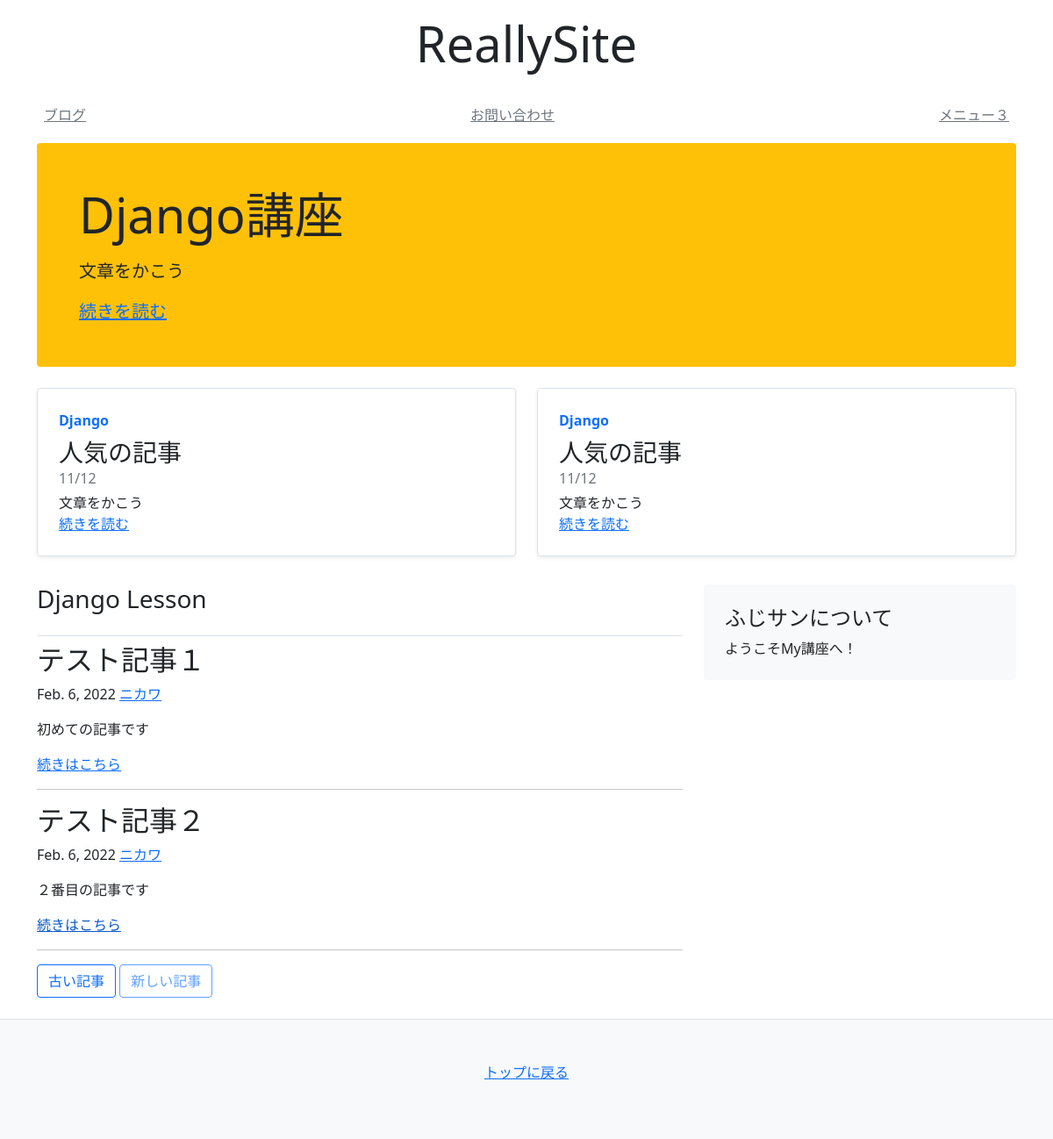
Before: / with the older database file.
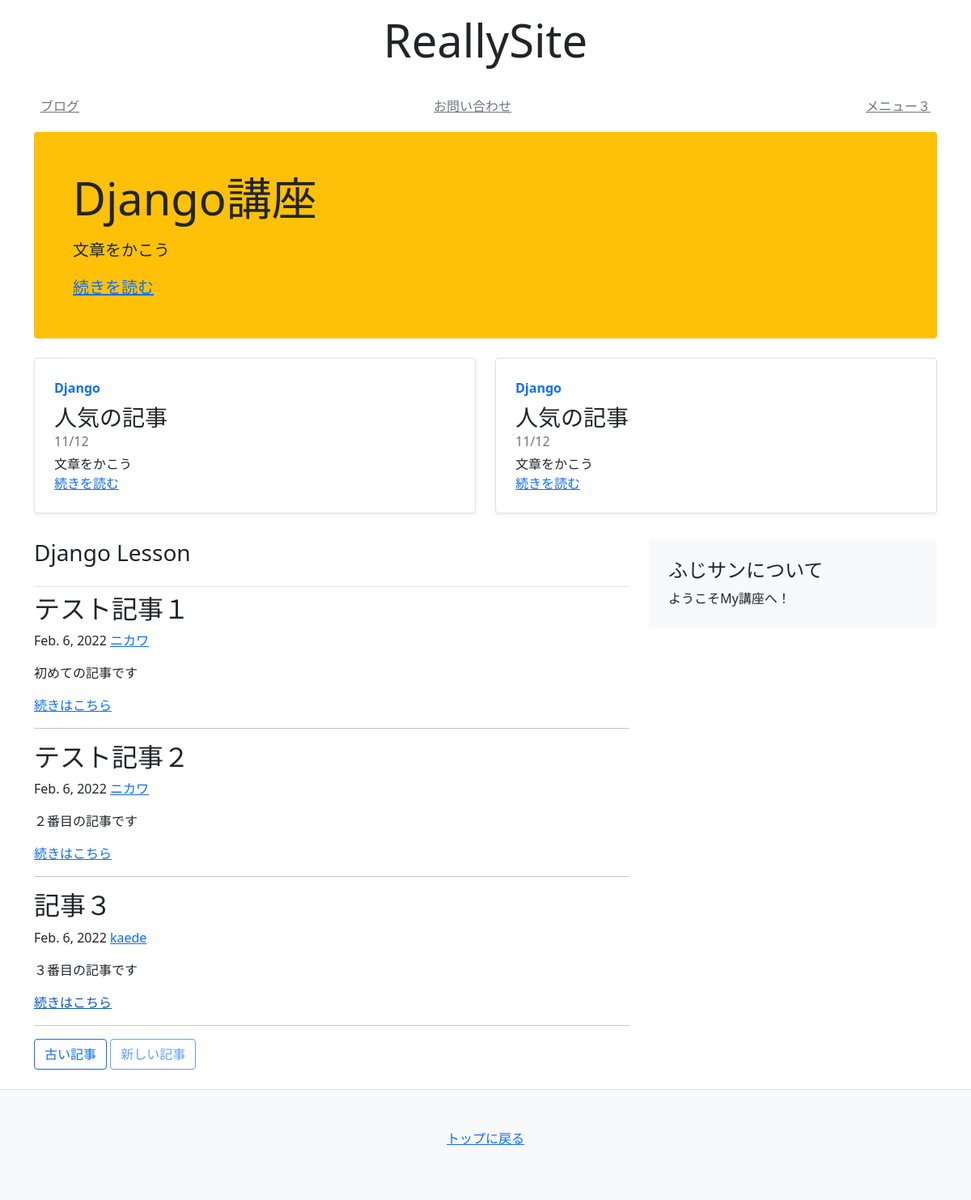
After: the same page with the newer database file.
### blog/models.py (models this page shows)
class Article(models.Model):
    title = models.CharField(default="", max_length=30)
    text = models.TextField(default="",)
    author = models.CharField(default="", max_length=30)
    created_at = models.DateField(auto_now_add=True) #作成時に日付を自動で入力
    updated_at = models.DateField(auto_now=True) #変更時に変わっていく日付

### mysite/views.py (the view)
# urls.py: path('', views.index), #blogの中のindex
def index(request):
    objs = Article.objects.all()
    context = {
      'title': 'タイトル',
      'articles': objs,
    }
    return render(request, 'mysite/index.html', context)

### templates/mysite/index.html
{% extends 'mysite/base.html' %}
{% block content %}
<div class="container">
    <div class="p-4 p-md-5 mb-4 rounded bg-warning">
        <div class="col-md-6 px-0">
            <h1 class="display-4 font-italic">Django講座</h1>
            <p class="lead my-3">文章をかこう</p>
            <p class="lead mb-0">
                <a href="#" class="font-weight-bold">続きを読む</a>
            </p>
        </div>
    </div>
    <div class="row mb-2">
        <div class="col-md-6">
            <div class="row g-0 border rounded overflow-hidden flex-md-row
            mb-4 shadow-sm h-md-250 position-relative">
                <div class="col p-4 d-flex flex-column position-static">
                    <strong class="d-inline-block mb-2 text-primary">Django</strong>
                    <h3 class="mb-0">人気の記事</h3>
                    <div class="mb-1 text-muted">11/12</div>
                    <p class="card-text mb-auto">文章をかこう</p>
                    <a href="#" class="stretched-link">続きを読む</a>
                </div>
            </div>
        </div>
        <div class="col-md-6">
            <div class="row g-0 border rounded overflow-hidden flex-md-row
            mb-4 shadow-sm h-md-250 position-relative">
                <div class="col p-4 d-flex flex-column position-static">
                    <strong class="d-inline-block mb-2 text-primary">Django</strong>
                    <h3 class="mb-0">人気の記事</h3>
                    <div class="mb-1 text-muted">11/12</div>
                    <p class="card-text mb-auto">文章をかこう</p>
                    <a href="#" class="stretched-link">続きを読む</a>
                </div>
            </div>
        </div>
    </div>
</div>
<main class="container">
    <div class="row">
        <div class="col-md-8">
            <h3 class="pb-4 font-italic border-bottom">
                Django Lesson
            </h3>
            {% for obj in articles %}
            <div class="blog-post">
                <h2 class="blog-post-title">{{ obj.title }}</h2>
                <p class="blog-post-meta">{{ obj.created_at }}
                    <a href="#">{{ obj.author }}</a>
                </p>
                <p>{{ obj.text }}</p>
                <a href="/blog/{{obj.id}}" class="stretched-link">続きはこちら</a>
            </div>
            <hr>
            {% endfor %}
            <nav class="blog-pagination">
                <a class="btn btn-outline-primary" href="#">古い記事</a>
                <a class="btn btn-outline-primary disabled" href="#">新しい記事</a>
            </nav>
        </div>
        <aside class="col-md-4">
            <div class="p-4 mb-3 bg-light rounded">
                <h4 class="font-italic">
                    ふじサンについて
                </h4>
                <p class="mb-0">ようこそMy講座へ！</p>
            </div>
        </aside>
    </div>
</main>
{% endblock %}

### templates/mysite/base.html (shortened to what this page needs)
<!doctype html>
<html lang="ja">
<head>
    <link rel="stylesheet" href="https://stackpath.bootstrapcdn.com/bootstrap/5.0.0-alpha1/css/bootstrap.min.css"
>
</head>
<body>
    {% include 'mysite/snippets/header.html' %}
    {% block content %}
    {% endblock %}
    {% include 'mysite/snippets/footer.html' %}
</body>
</html>

### templates/mysite/snippets/header.html
    <div class="container">
      <header class="py-3">
        <div class="row flex-nowrap justify-content-center align-item-center">
            <div class="col-4 text-center">
                <h1 class="display-4 font-italic">ReallySite</h1>
            </div>
        </div>
      </header>
      <div class="py-1 mb-2">
        <nav class="nav d-flex justify-content-between">
            <a class="p-2 link-secondary" href="#">ブログ</a>
            <a class="p-2 link-secondary" href="#">お問い合わせ</a>
            <a class="p-2 link-secondary" href="#">メニュー３</a>
        </nav>
      </div>
    </div>

### templates/mysite/snippets/footer.html (shortened to what this page needs)
<footer class="border-top py-5 text-center bg-light mt-4">
  <p>
      <a href="/">トップに戻る</a>
  </p>
</footer>

Changed rows visible on the page:
added Article: title "記事３", created_at "Feb. 6, 2022", author "kaede", text "３番目の記事です"
